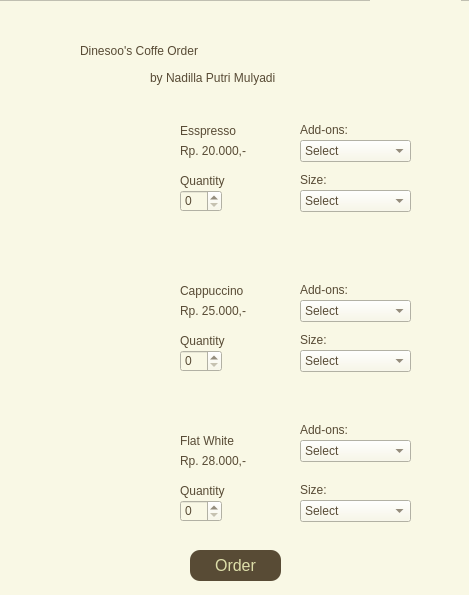
<?xml version="1.0" encoding="UTF-8"?>
<ui version="4.0">
 <class>Form</class>
 <widget class="QWidget" name="Form">
  <property name="geometry">
   <rect>
    <x>0</x>
    <y>0</y>
    <width>469</width>
    <height>595</height>
   </rect>
  </property>
  <property name="windowTitle">
   <string>Form</string>
  </property>
  <widget class="QFrame" name="frame">
   <property name="geometry">
    <rect>
     <x>-10</x>
     <y>0</y>
     <width>481</width>
     <height>601</height>
    </rect>
   </property>
   <property name="styleSheet">
    <string notr="true">
background-color: rgb(249, 248, 229);</string>
   </property>
   <property name="frameShape">
    <enum>QFrame::StyledPanel</enum>
   </property>
   <property name="frameShadow">
    <enum>QFrame::Raised</enum>
   </property>
   <widget class="QLabel" name="label">
    <property name="geometry">
     <rect>
      <x>90</x>
      <y>20</y>
      <width>301</width>
      <height>61</height>
     </rect>
    </property>
    <property name="styleSheet">
     <string notr="true">font: 20pt &quot;Century Gothic&quot;;

color: rgb(88, 75, 53);</string>
    </property>
    <property name="text">
     <string>Dinesoo's Coffe Order </string>
    </property>
   </widget>
   <widget class="QLabel" name="label_3">
    <property name="geometry">
     <rect>
      <x>30</x>
      <y>260</y>
      <width>171</width>
      <height>131</height>
     </rect>
    </property>
    <property name="styleSheet">
     <string notr="true">image: url(:/tugas2/pict/cappuccino.png);</string>
    </property>
    <property name="text">
     <string/>
    </property>
   </widget>
   <widget class="QLabel" name="label_4">
    <property name="geometry">
     <rect>
      <x>0</x>
      <y>130</y>
      <width>231</width>
      <height>111</height>
     </rect>
    </property>
    <property name="styleSheet">
     <string notr="true">image: url(:/tugas2/pict/espresso.png);</string>
    </property>
    <property name="text">
     <string/>
    </property>
   </widget>
   <widget class="QLabel" name="label_5">
    <property name="geometry">
     <rect>
      <x>40</x>
      <y>410</y>
      <width>141</width>
      <height>131</height>
     </rect>
    </property>
    <property name="styleSheet">
     <string notr="true">image: url(:/tugas2/pict/flat white.png);</string>
    </property>
    <property name="text">
     <string/>
    </property>
   </widget>
   <widget class="QLabel" name="label_6">
    <property name="geometry">
     <rect>
      <x>190</x>
      <y>120</y>
      <width>71</width>
      <height>21</height>
     </rect>
    </property>
    <property name="styleSheet">
     <string notr="true">font: 10pt &quot;Century Gothic&quot;;
color: rgb(88, 75, 53);
</string>
    </property>
    <property name="text">
     <string>Esspresso</string>
    </property>
   </widget>
   <widget class="QLabel" name="label_7">
    <property name="geometry">
     <rect>
      <x>190</x>
      <y>140</y>
      <width>81</width>
      <height>21</height>
     </rect>
    </property>
    <property name="styleSheet">
     <string notr="true">font: 11pt &quot;Century Gothic&quot;;
color: rgb(88, 75, 53);
</string>
    </property>
    <property name="text">
     <string>Rp. 20.000,-</string>
    </property>
   </widget>
   <widget class="QLabel" name="label_8">
    <property name="geometry">
     <rect>
      <x>190</x>
      <y>170</y>
      <width>71</width>
      <height>21</height>
     </rect>
    </property>
    <property name="styleSheet">
     <string notr="true">font: 9pt &quot;Century Gothic&quot;;
color: rgb(88, 75, 53);
</string>
    </property>
    <property name="text">
     <string>Quantity</string>
    </property>
   </widget>
   <widget class="QSpinBox" name="Quantity">
    <property name="geometry">
     <rect>
      <x>190</x>
      <y>190</y>
      <width>42</width>
      <height>22</height>
     </rect>
    </property>
    <property name="styleSheet">
     <string notr="true">color: rgb(88, 75, 53);
font: 8pt &quot;Century Gothic&quot;;</string>
    </property>
   </widget>
   <widget class="QLabel" name="label_9">
    <property name="geometry">
     <rect>
      <x>190</x>
      <y>280</y>
      <width>101</width>
      <height>21</height>
     </rect>
    </property>
    <property name="styleSheet">
     <string notr="true">font: 9pt &quot;Century Gothic&quot;;
color: rgb(88, 75, 53);
</string>
    </property>
    <property name="text">
     <string>Cappuccino</string>
    </property>
   </widget>
   <widget class="QLabel" name="label_10">
    <property name="geometry">
     <rect>
      <x>190</x>
      <y>300</y>
      <width>81</width>
      <height>21</height>
     </rect>
    </property>
    <property name="styleSheet">
     <string notr="true">font: 11pt &quot;Century Gothic&quot;;
color: rgb(88, 75, 53);
</string>
    </property>
    <property name="text">
     <string>Rp. 25.000,-</string>
    </property>
   </widget>
   <widget class="QLabel" name="label_11">
    <property name="geometry">
     <rect>
      <x>190</x>
      <y>330</y>
      <width>71</width>
      <height>21</height>
     </rect>
    </property>
    <property name="styleSheet">
     <string notr="true">font: 9pt &quot;Century Gothic&quot;;
color: rgb(88, 75, 53);
</string>
    </property>
    <property name="text">
     <string>Quantity</string>
    </property>
   </widget>
   <widget class="QSpinBox" name="Quantity_2">
    <property name="geometry">
     <rect>
      <x>190</x>
      <y>350</y>
      <width>42</width>
      <height>22</height>
     </rect>
    </property>
    <property name="styleSheet">
     <string notr="true">color: rgb(88, 75, 53);
font: 8pt &quot;Century Gothic&quot;;</string>
    </property>
   </widget>
   <widget class="QLabel" name="label_12">
    <property name="geometry">
     <rect>
      <x>190</x>
      <y>430</y>
      <width>101</width>
      <height>21</height>
     </rect>
    </property>
    <property name="styleSheet">
     <string notr="true">font: 9pt &quot;Century Gothic&quot;;
color: rgb(88, 75, 53);
</string>
    </property>
    <property name="text">
     <string>Flat White</string>
    </property>
   </widget>
   <widget class="QLabel" name="label_13">
    <property name="geometry">
     <rect>
      <x>190</x>
      <y>450</y>
      <width>81</width>
      <height>21</height>
     </rect>
    </property>
    <property name="styleSheet">
     <string notr="true">font: 11pt &quot;Century Gothic&quot;;
color: rgb(88, 75, 53);
</string>
    </property>
    <property name="text">
     <string>Rp. 28.000,-</string>
    </property>
   </widget>
   <widget class="QLabel" name="label_14">
    <property name="geometry">
     <rect>
      <x>190</x>
      <y>480</y>
      <width>71</width>
      <height>21</height>
     </rect>
    </property>
    <property name="styleSheet">
     <string notr="true">font: 9pt &quot;Century Gothic&quot;;
color: rgb(88, 75, 53);
</string>
    </property>
    <property name="text">
     <string>Quantity</string>
    </property>
   </widget>
   <widget class="QSpinBox" name="Quantity_3">
    <property name="geometry">
     <rect>
      <x>190</x>
      <y>500</y>
      <width>42</width>
      <height>22</height>
     </rect>
    </property>
    <property name="styleSheet">
     <string notr="true">color: rgb(88, 75, 53);
font: 8pt &quot;Century Gothic&quot;;</string>
    </property>
   </widget>
   <widget class="QComboBox" name="comboBox">
    <property name="geometry">
     <rect>
      <x>310</x>
      <y>140</y>
      <width>111</width>
      <height>22</height>
     </rect>
    </property>
    <property name="styleSheet">
     <string notr="true">color: rgb(88, 75, 53);
font: 8pt &quot;Century Gothic&quot;;</string>
    </property>
    <item>
     <property name="text">
      <string>Select</string>
     </property>
    </item>
    <item>
     <property name="text">
      <string>Less Sugar</string>
     </property>
    </item>
    <item>
     <property name="text">
      <string>More Sugar</string>
     </property>
    </item>
    <item>
     <property name="text">
      <string>Less Ice</string>
     </property>
    </item>
    <item>
     <property name="text">
      <string>No Ice</string>
     </property>
    </item>
    <item>
     <property name="text">
      <string/>
     </property>
    </item>
    <item>
     <property name="text">
      <string/>
     </property>
    </item>
   </widget>
   <widget class="QLabel" name="label_15">
    <property name="geometry">
     <rect>
      <x>310</x>
      <y>120</y>
      <width>101</width>
      <height>20</height>
     </rect>
    </property>
    <property name="styleSheet">
     <string notr="true">font: 9pt &quot;Century Gothic&quot;;
color: rgb(88, 75, 53);
</string>
    </property>
    <property name="text">
     <string>Add-ons:</string>
    </property>
   </widget>
   <widget class="QLabel" name="label_16">
    <property name="geometry">
     <rect>
      <x>310</x>
      <y>170</y>
      <width>101</width>
      <height>20</height>
     </rect>
    </property>
    <property name="styleSheet">
     <string notr="true">font: 9pt &quot;Century Gothic&quot;;
color: rgb(88, 75, 53);
</string>
    </property>
    <property name="text">
     <string>Size:</string>
    </property>
   </widget>
   <widget class="QComboBox" name="comboBox_2">
    <property name="geometry">
     <rect>
      <x>310</x>
      <y>190</y>
      <width>111</width>
      <height>22</height>
     </rect>
    </property>
    <property name="styleSheet">
     <string notr="true">color: rgb(88, 75, 53);
font: 8pt &quot;Century Gothic&quot;;</string>
    </property>
    <item>
     <property name="text">
      <string>Select</string>
     </property>
    </item>
    <item>
     <property name="text">
      <string>Demi</string>
     </property>
    </item>
    <item>
     <property name="text">
      <string>Short</string>
     </property>
    </item>
    <item>
     <property name="text">
      <string>Tall</string>
     </property>
    </item>
    <item>
     <property name="text">
      <string>Grande</string>
     </property>
    </item>
    <item>
     <property name="text">
      <string>Venti</string>
     </property>
    </item>
    <item>
     <property name="text">
      <string>Trenta</string>
     </property>
    </item>
   </widget>
   <widget class="QLabel" name="label_17">
    <property name="geometry">
     <rect>
      <x>310</x>
      <y>280</y>
      <width>101</width>
      <height>20</height>
     </rect>
    </property>
    <property name="styleSheet">
     <string notr="true">font: 9pt &quot;Century Gothic&quot;;
color: rgb(88, 75, 53);
</string>
    </property>
    <property name="text">
     <string>Add-ons:</string>
    </property>
   </widget>
   <widget class="QComboBox" name="comboBox_3">
    <property name="geometry">
     <rect>
      <x>310</x>
      <y>300</y>
      <width>111</width>
      <height>22</height>
     </rect>
    </property>
    <property name="styleSheet">
     <string notr="true">color: rgb(88, 75, 53);
font: 8pt &quot;Century Gothic&quot;;</string>
    </property>
    <item>
     <property name="text">
      <string>Select</string>
     </property>
    </item>
    <item>
     <property name="text">
      <string>Less Sugar</string>
     </property>
    </item>
    <item>
     <property name="text">
      <string>More Sugar</string>
     </property>
    </item>
    <item>
     <property name="text">
      <string>Less Ice</string>
     </property>
    </item>
    <item>
     <property name="text">
      <string>No Ice</string>
     </property>
    </item>
    <item>
     <property name="text">
      <string/>
     </property>
    </item>
    <item>
     <property name="text">
      <string/>
     </property>
    </item>
   </widget>
   <widget class="QLabel" name="label_18">
    <property name="geometry">
     <rect>
      <x>310</x>
      <y>330</y>
      <width>101</width>
      <height>20</height>
     </rect>
    </property>
    <property name="styleSheet">
     <string notr="true">font: 9pt &quot;Century Gothic&quot;;
color: rgb(88, 75, 53);
</string>
    </property>
    <property name="text">
     <string>Size:</string>
    </property>
   </widget>
   <widget class="QComboBox" name="comboBox_4">
    <property name="geometry">
     <rect>
      <x>310</x>
      <y>350</y>
      <width>111</width>
      <height>22</height>
     </rect>
    </property>
    <property name="styleSheet">
     <string notr="true">color: rgb(88, 75, 53);
font: 8pt &quot;Century Gothic&quot;;</string>
    </property>
    <item>
     <property name="text">
      <string>Select</string>
     </property>
    </item>
    <item>
     <property name="text">
      <string>Demi</string>
     </property>
    </item>
    <item>
     <property name="text">
      <string>Short</string>
     </property>
    </item>
    <item>
     <property name="text">
      <string>Tall</string>
     </property>
    </item>
    <item>
     <property name="text">
      <string>Grande</string>
     </property>
    </item>
    <item>
     <property name="text">
      <string>Venti</string>
     </property>
    </item>
    <item>
     <property name="text">
      <string>Trenta</string>
     </property>
    </item>
   </widget>
   <widget class="QLabel" name="label_19">
    <property name="geometry">
     <rect>
      <x>310</x>
      <y>420</y>
      <width>101</width>
      <height>20</height>
     </rect>
    </property>
    <property name="styleSheet">
     <string notr="true">font: 9pt &quot;Century Gothic&quot;;
color: rgb(88, 75, 53);
</string>
    </property>
    <property name="text">
     <string>Add-ons:</string>
    </property>
   </widget>
   <widget class="QComboBox" name="comboBox_5">
    <property name="geometry">
     <rect>
      <x>310</x>
      <y>440</y>
      <width>111</width>
      <height>22</height>
     </rect>
    </property>
    <property name="styleSheet">
     <string notr="true">color: rgb(88, 75, 53);
font: 8pt &quot;Century Gothic&quot;;</string>
    </property>
    <item>
     <property name="text">
      <string>Select</string>
     </property>
    </item>
    <item>
     <property name="text">
      <string>Less Sugar</string>
     </property>
    </item>
    <item>
     <property name="text">
      <string>More Sugar</string>
     </property>
    </item>
    <item>
     <property name="text">
      <string>Less Ice</string>
     </property>
    </item>
    <item>
     <property name="text">
      <string>No Ice</string>
     </property>
    </item>
    <item>
     <property name="text">
      <string/>
     </property>
    </item>
    <item>
     <property name="text">
      <string/>
     </property>
    </item>
   </widget>
   <widget class="QLabel" name="label_20">
    <property name="geometry">
     <rect>
      <x>310</x>
      <y>480</y>
      <width>101</width>
      <height>20</height>
     </rect>
    </property>
    <property name="styleSheet">
     <string notr="true">font: 9pt &quot;Century Gothic&quot;;
color: rgb(88, 75, 53);
</string>
    </property>
    <property name="text">
     <string>Size:</string>
    </property>
   </widget>
   <widget class="QComboBox" name="comboBox_6">
    <property name="geometry">
     <rect>
      <x>310</x>
      <y>500</y>
      <width>111</width>
      <height>22</height>
     </rect>
    </property>
    <property name="styleSheet">
     <string notr="true">color: rgb(88, 75, 53);
font: 8pt &quot;Century Gothic&quot;;</string>
    </property>
    <item>
     <property name="text">
      <string>Select</string>
     </property>
    </item>
    <item>
     <property name="text">
      <string>Demi</string>
     </property>
    </item>
    <item>
     <property name="text">
      <string>Short</string>
     </property>
    </item>
    <item>
     <property name="text">
      <string>Tall</string>
     </property>
    </item>
    <item>
     <property name="text">
      <string>Grande</string>
     </property>
    </item>
    <item>
     <property name="text">
      <string>Venti</string>
     </property>
    </item>
    <item>
     <property name="text">
      <string>Trenta</string>
     </property>
    </item>
   </widget>
   <widget class="QPushButton" name="pushButton_3">
    <property name="geometry">
     <rect>
      <x>200</x>
      <y>550</y>
      <width>91</width>
      <height>31</height>
     </rect>
    </property>
    <property name="styleSheet">
     <string notr="true">border-radius:10px;
background-color:rgb(88, 75, 53);
color:rgb(221, 222, 169);
font-size:16px;
font-weight:200px;</string>
    </property>
    <property name="text">
     <string>Order</string>
    </property>
   </widget>
   <widget class="QLabel" name="label_55">
    <property name="geometry">
     <rect>
      <x>160</x>
      <y>70</y>
      <width>151</width>
      <height>16</height>
     </rect>
    </property>
    <property name="styleSheet">
     <string notr="true">font: 8pt &quot;Century Gothic&quot;;
color: rgb(88, 75, 53);
</string>
    </property>
    <property name="text">
     <string>by Nadilla Putri Mulyadi</string>
    </property>
   </widget>
   <widget class="QWidget" name="horizontalLayoutWidget_5">
    <property name="geometry">
     <rect>
      <x>380</x>
      <y>0</y>
      <width>91</width>
      <height>31</height>
     </rect>
    </property>
    <layout class="QHBoxLayout" name="horizontalLayout_5">
     <item>
      <widget class="QLabel" name="label_56">
       <property name="styleSheet">
        <string notr="true">image: url(:/tugas2/pict/KM.png);
</string>
       </property>
       <property name="text">
        <string/>
       </property>
      </widget>
     </item>
     <item>
      <widget class="QLabel" name="label_57">
       <property name="styleSheet">
        <string notr="true">image: url(:/tugas2/pict/unmul.png);</string>
       </property>
       <property name="text">
        <string/>
       </property>
      </widget>
     </item>
     <item>
      <widget class="QLabel" name="label_58">
       <property name="styleSheet">
        <string notr="true">image: url(:/tugas2/pict/ICON.png);</string>
       </property>
       <property name="text">
        <string/>
       </property>
      </widget>
     </item>
    </layout>
   </widget>
  </widget>
 </widget>
 <tabstops>
  <tabstop>Quantity_2</tabstop>
  <tabstop>Quantity</tabstop>
  <tabstop>comboBox</tabstop>
  <tabstop>comboBox_2</tabstop>
  <tabstop>comboBox_4</tabstop>
  <tabstop>comboBox_3</tabstop>
  <tabstop>comboBox_5</tabstop>
  <tabstop>comboBox_6</tabstop>
  <tabstop>pushButton_3</tabstop>
  <tabstop>Quantity_3</tabstop>
 </tabstops>
 <resources>
  <include location="image.qrc"/>
 </resources>
 <connections/>
</ui>
